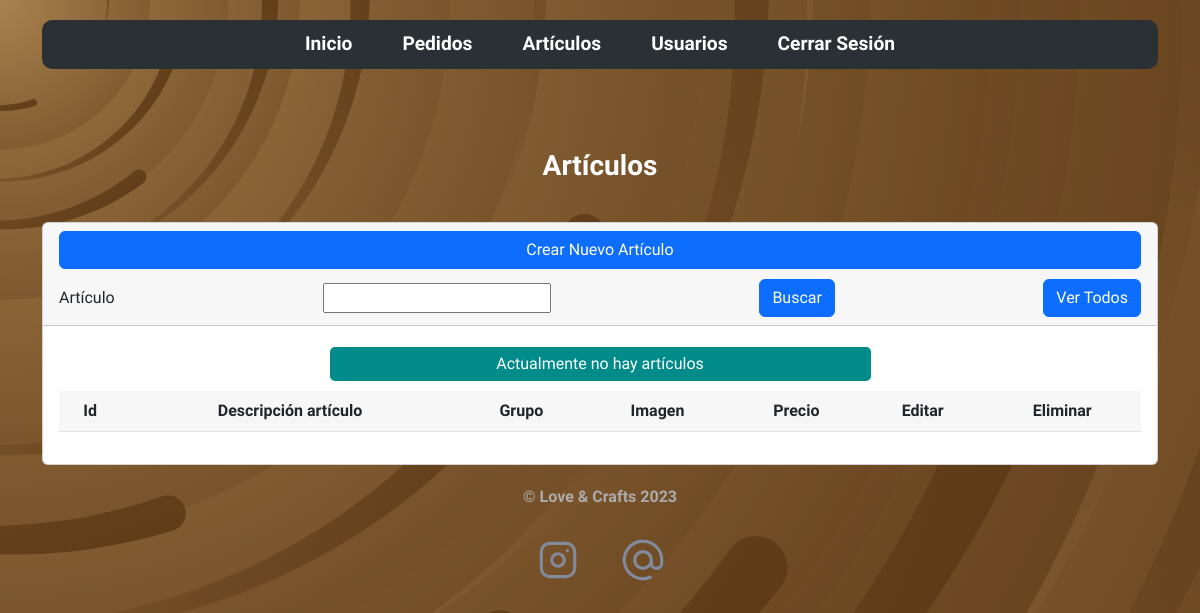
The page /views/admin/articulos/ (signed in) on the database as committed earlier.
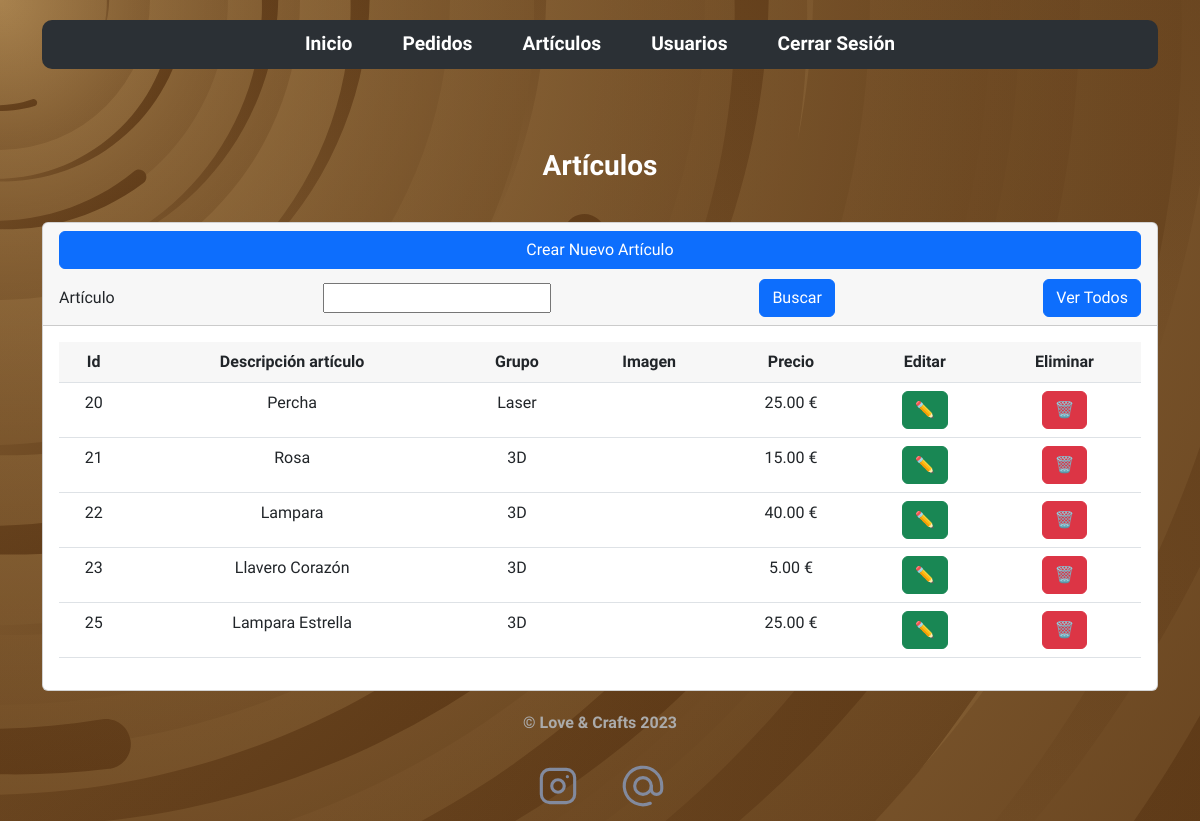
The same page on the database as committed later.
### tables this page shows
CREATE TABLE `articulos` (
  `id` int(11) NOT NULL,
  `descripcion` varchar(60) NOT NULL,
  `grupo` varchar(10) NOT NULL,
  `imagen` varchar(255) NOT NULL,
  `precio` decimal(5,2) NOT NULL
);

### model/Cons_Articulos.php (called while the page is built, shortened)
<?php
require_once 'DB.php';
class Cons_Articulos
{
    public function getArticulos()
    {
        $db = new Db;
        $conexion = $db->crearConexion();
        $sql = 'SELECT * FROM articulos';
        $resultado = mysqli_query($conexion, $sql);
        if (mysqli_num_rows($resultado) > 0) {
            return $resultado;
        } else {
        }
    }
}

### model/Db.php (called while the page is built, shortened)
<?php
class Db
{
    public function crearConexion()
    {
        $host = 'localhost';
        $user = 'root';
        $pass = '';
        $db = 'love_crafts';
        $conectar = mysqli_connect($host, $user, $pass, $db);
        return $conectar;
    }
}

### controller/Articulos.php (the view, shortened to what this page needs)
<?php
include_once __DIR__ . '../../model/Cons_Articulos.php';
class Articulos
{
    public function mostrarArticulos()
    {
        $consultas = new Cons_Articulos();
        $datos = $consultas->getArticulos();
        if (is_string($datos)) {
            echo $datos;
        } else if ($datos) {
            while ($fila = mysqli_fetch_assoc($datos)) {
                echo "<tr class='text-center'>\n
                        <td>" . $fila["id"] . "</td>\n
                        <td>" . $fila["descripcion"] . "</td>\n
                        <td>" . $fila["grupo"] . "</td>\n
                        <td>
                            <img width='50' class='img-fluid rounded'
                            src = '../../../images/" . $fila["imagen"] . "' alt=''/>
                        </td>\n
                        <td>" . $fila["precio"] . " €</td>\n
                        <td>\n
                        <form action='editar.php' method='POST'>\n
                            <input type='hidden' name='idArt' value='" . $fila['id'] . "'>\n
                            <input type='hidden' name='descArt' value='" . $fila['descripcion'] . "'>\n
                            <input type='hidden' name='grupoArt' value='" . $fila['grupo'] . "'>\n
                            <input type='hidden' name='imagenArticulo' value='" . $fila['imagen'] . "'>\n
                            <input type='hidden' name='precioArt' value='" . $fila['precio'] . "'>\n
                            <input type='submit' name='editarArt' id='editar' class='btn btn-success'value=✏️>\n
                        </form>\n
                        </td>\n
                        <td>\n
                            <form action='index.php' method='POST'>\n
                                <input type='hidden' name='idArticulo' value='" . $fila['id'] . "'>\n
                                <input type='hidden' name='imagenArticulo' value='" . $fila['imagen'] . "'>\n
                                <input type='submit' name='eliminarArticulo' id='eliminar' class='btn btn-danger'value=🗑️>\n
                            </form>\n
                        </td>\n
                    </tr>";
            }
        } else {
            echo "<p class='vacio'>Actualmente no hay artículos</p>";
        }
    }
}

Rows that differ between the two databases and show on the page:
added articulos: id "20", descripcion "Percha", grupo "Laser", precio "25.00"
added articulos: id "21", descripcion "Rosa", grupo "3D", precio "15.00"
added articulos: id "22", descripcion "Lampara", grupo "3D", precio "40.00"
added articulos: id "23", descripcion "Llavero Corazón", grupo "3D", precio "5.00"
added articulos: id "25", descripcion "Lampara Estrella", grupo "3D", precio "25.00"
Other text that changed with them:
text no longer shown: "Actualmente no hay artículos"
